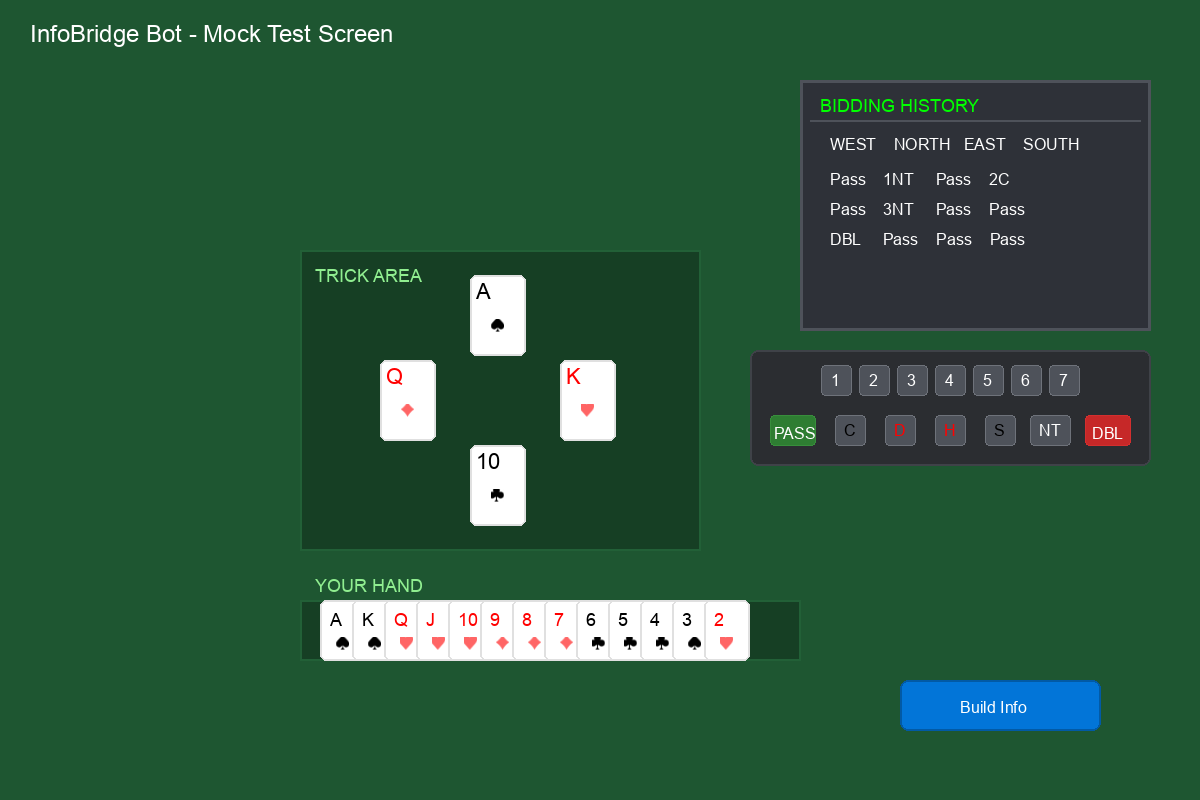
#> input picture sample_board.png, 1200 x 800 px, found by its file name
$ python verify_captured_play.py
#> lines starting #> are read from the running program, lines starting #| are printed output that depends on the picture
### main.py
#!/usr/bin/env python3
"""
Bridge Bot Main CLI Orchestrator.
Integrates calibration, capture, computer vision analysis, and mouse actions.
"""

import sys
import argparse
import time
import signal
import os
import cv2
import numpy as np
import threading
from capture import ScreenCapture
from analyzer import BridgeAnalyzer
from controller import BridgeController
from tracker import GameTracker
import pytesseract
import csv
from io import StringIO
from collections import Counter

# [11 lines left out: function images_are_similar, not called in this run]


class RegionDeltaDetector:
    """
    Tracks pixel-level changes in sub-regions of captured images.
    Only triggers re-detection when a region has changed significantly.
    """

    # [113 lines left out: functions __init__, _to_gray, region_changed, reset, not called in this run]

# Setup instant SIGINT handler to ensure prompt Control-C termination
def setup_signal_handler():
    def handle_sigint(sig, frame):
        print("\n👋 Terminating instantly...")
        os._exit(0)
    signal.signal(signal.SIGINT, handle_sigint)

setup_signal_handler()

class GameState:
    # [23 lines left out: functions __init__, update_bids, update_hand, not called in this run]

    def update_trick(self, trick_cards):
        with self.lock:
            self.trick_cards = trick_cards

    def update_dummies(self, dummy_hands):
        with self.lock:
            self.dummy_hands = dummy_hands

    def update_hint(self, hint_text):
        with self.lock:
            self.hint_text = hint_text

    # [36 lines left out: functions update_remembered_state, get_remembered_state, get_snapshot, reset, not called in this run]

class DetectionTaskQueue:
    # [33 lines left out: functions __init__, put, get, not called in this run]

    def empty(self):
        with self.lock:
            return len(self.tasks) == 0

    # [4 lines left out: function stop, not called in this run]

    def clear(self):
        with self.lock:
            self.tasks.clear()

# [1151 lines left out: functions detection_worker_loop, run_calibration, run_capture_debug, clean_rank_candidate, _nms_boxes, enforce_descending_dummy_hand and 7 more, not called in this run]

NEXT_DIR = {"N": "E", "E": "S", "S": "W", "W": "N"}

# [541 lines left out: functions format_bidding_table, run_decision_loop, main, not called in this run]

# [2 lines that do not run on import are left out]

### capture.py
#!/usr/bin/env python3
"""
Screen Capture Module for Bridge Bot.
Captures regions of the screen using mss and converts to OpenCV images.
Handles macOS Retina scaling by resizing to match logical points.
"""

import os
import json
import cv2
import numpy as np
import mss
from PIL import Image

CONFIG_FILE = "config.json"

class ScreenCapture:
    def __init__(self, config_path=CONFIG_FILE):
        self.config_path = config_path
        self.config = self.load_config()
        self.sct = mss.mss()

    def close(self):
        """Release the mss resources."""
        if hasattr(self, 'sct') and self.sct:
            try:
                self.sct.close()
            except Exception:
                pass

    def __del__(self):
        self.close()

    def load_config(self):
        if not os.path.exists(self.config_path):
            print("⚠️ config.json not found. Generating default coordinates based on screen size...")
            try:
                import pyautogui
                w, h = pyautogui.size()
            except Exception:
                # Fallback to standard 1440x900 resolution
                w, h = 1440, 900

            # Default coordinates targeting the top-right quadrant of the screen
            config = {
                "ui_roi": {
                    "x": int(w * 0.5),
                    "y": 0,
                    "width": int(w * 0.5),
                    "height": int(h * 0.6)
                },
                "bidding_hint_roi": {
                    "x": int(w * 0.55),
                    "y": int(h * 0.05),
                    "width": int(w * 0.25),
                    "height": int(h * 0.1)
                },
                "bidding_roi": {
                    "x": int(w * 0.55),
                    "y": int(h * 0.15),
                    "width": int(w * 0.25),
                    "height": int(h * 0.3)
                },
                "trick_roi": {
                    "x": int(w * 0.55),
                    "y": int(h * 0.15),
                    "width": int(w * 0.25),
                    "height": int(h * 0.3)
                },
                "player_hand_roi": {
                    "x": int(w * 0.52),
                    "y": int(h * 0.45),
                    "width": int(w * 0.35),
                    "height": int(h * 0.12)
                },
                "build_info_btn": {
                    "x": int(w * 0.85),
                    "y": int(h * 0.55)
                }
            }
            with open(self.config_path, "w") as f:
                json.dump(config, f, indent=4)
            print(f"Created default coordinate profile at {self.config_path} for screen size {w}x{h}.")

        with open(self.config_path, "r") as f:
            return json.load(f)

    # [17 lines left out: function _get_bounding_roi, not called in this run]

    def capture_game_panel(self):
        """Captures the minimal bounding rect covering all game ROIs in one shot."""
        return self.capture_region(self._get_bounding_roi())

    # [40 lines left out: functions crop_from_panel, capture_region, not called in this run]

    def capture_ui(self):
        """Captures the entire calibrated Bridge play UI."""
        return self.capture_region(self.config["ui_roi"])

    def capture_bidding(self):
        """Captures the bidding history/box region."""
        return self.capture_region(self.config["bidding_roi"])

    def capture_bidding_hint(self):
        """Captures the bidding hint text above the bidding headers."""
        return self.capture_region(self.config["bidding_hint_roi"])

    def capture_trick(self):
        """Captures the trick play area."""
        return self.capture_region(self.config["trick_roi"])

    def capture_player_hand(self):
        """Captures the player's own hand region."""
        return self.capture_region(self.config["player_hand_roi"])

    # [37 lines left out: function save_debug_images, not called in this run]

# [6 lines that do not run on import are left out]

### tracker.py
#!/usr/bin/env python3
"""
Game Tracker for Bridge Bot.
Tracks bidding history, player hands, and played tricks, and saves them to PBN/JSON files.
"""

import os
import json
import time
from datetime import datetime

class GameTracker:
    def __init__(self):
        self.bids = []  # List of (direction, bid_str)
        self.initial_hand = []  # List of card dicts: [{"rank": "A", "suit": "spade", "bbox": {...}}, ...]
        self.initial_dummy_hands = {"West": [], "North": [], "East": []}  # Remembered dummy hands
        self.completed_tricks = []  # List of dicts: {"N": card, "E": card, "S": card, "W": card}
        self.current_trick = {"N": None, "E": None, "S": None, "W": None}
        self.dealer = "N"  # Default dealer
        self.first_lead = None  # Seat that led the first trick of the play phase
        self.game_started_time = datetime.now()

    # [263 lines left out: functions update_bids, set_initial_hand, set_initial_dummy_hand, get_played_cards_for_seat, get_all_played_cards, register_trick_state and 7 more, not called in this run]

### generate_mock.py
#!/usr/bin/env python3
"""
Generate Mock Bridge Board.
Captures live screen regions and composites them into a sample_board.png,
or generates a synthetic mock if live capture fails.
"""

import os
import sys
import cv2
import numpy as np

sys.path.insert(0, os.path.dirname(__file__))

from capture import ScreenCapture
from PIL import Image, ImageDraw, ImageFont


# [51 lines left out: functions get_font, draw_card, not called in this run]


def capture_live_composite():
    """Capture live screen regions and composite into a single image."""
    try:
        cap = ScreenCapture()

        bidding_img = cap.capture_bidding()
        trick_img = cap.capture_trick()
        hand_img = cap.capture_player_hand()
        hint_img = cap.capture_bidding_hint()

        panel = cap.capture_game_panel()
        panel_pil = Image.fromarray(cv2.cvtColor(panel, cv2.COLOR_BGR2RGB))

        return panel_pil
    except Exception as e:
        print(f"Live capture failed: {e}")
        return None


# [65 lines left out: function generate_synthetic, not called in this run]


def main():
    os.makedirs("debug", exist_ok=True)
    output_path = os.path.join("debug", "sample_board.png")

    print("Attempting live screen capture...")
    live_img = capture_live_composite()

    if live_img is not None:
        live_img.save(output_path)
        print(f"Saved live capture: {os.path.abspath(output_path)}")
        print(f"Size: {live_img.size}")
    else:
        print("Live capture failed, generating synthetic mock...")
        synthetic_img = generate_synthetic()
        synthetic_img.save(output_path)
        print(f"Saved synthetic mock: {os.path.abspath(output_path)}")


# [2 lines that do not run on import are left out]

### scratch/verify_captured_play.py
#!/usr/bin/env python3
"""
End-to-End Verification Script.
Mocks ScreenCapture to return regions from sample_board.png,
then runs the decision loop in single-pass mode to verify OCR/CV, tracking, and PBN/JSON serialization.
"""

import os
import shutil
import cv2
import unittest
from unittest.mock import patch
import main
from tracker import GameTracker
from capture import ScreenCapture

def run_integration_test():
    print("====================================================")
    print("        VERIFYING INTEGRATED PLAY CAPTURE          ")
    print("====================================================")

    # 1. Ensure sample board image is generated
    print("Generating sample board screenshot...")
    import generate_mock
    generate_mock.main()
#> (the call stopped at in __init__, `self.sct = mss.mss()`: mss is not available in this run)

    img = cv2.imread(os.path.join("debug", "sample_board.png"))
#> img is the input picture: shape (800, 1200, 3); mean B, G, R 60.4, 87.4, 42.8
    if img is None:
        print("❌ Error: debug/sample_board.png not found.")
        return False

    # Mock Coordinate Map matching generate_mock.py
    mock_config = {
        "bidding_roi": {"x": 800, "y": 80, "width": 350, "height": 250},
        "trick_roi": {"x": 300, "y": 250, "width": 400, "height": 300},
        "player_hand_roi": {"x": 300, "y": 600, "width": 500, "height": 120}
    }

    # Extract mock crops
    b_roi = mock_config["bidding_roi"]
    bidding_crop = img[b_roi["y"]:b_roi["y"]+b_roi["height"], b_roi["x"]:b_roi["x"]+b_roi["width"]]
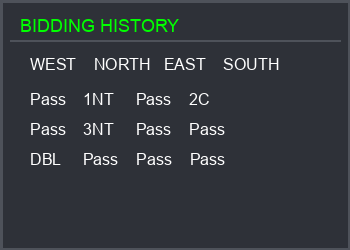
#> bidding_crop: shape (250, 350, 3); mean B, G, R 61.6, 56.9, 51.9

    t_roi = mock_config["trick_roi"]
    trick_crop = img[t_roi["y"]:t_roi["y"]+t_roi["height"], t_roi["x"]:t_roi["x"]+t_roi["width"]]
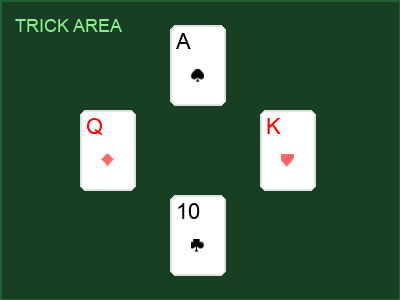
#> trick_crop: shape (300, 400, 3); mean B, G, R 67.6, 91.1, 56.3

    h_roi = mock_config["player_hand_roi"]
    hand_crop = img[h_roi["y"]:h_roi["y"]+h_roi["height"], h_roi["x"]:h_roi["x"]+h_roi["width"]]
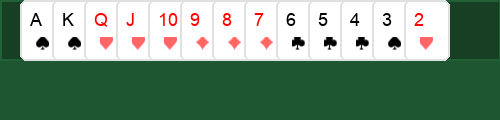
#> hand_crop: shape (120, 500, 3); mean B, G, R 129.1, 149.3, 122.1

    # 2. Patch ScreenCapture methods
    output_dir = "test_verified_plays"
    if os.path.exists(output_dir):
        shutil.rmtree(output_dir)

    print("Mocking screen capture and running decision loop...")
    with patch.object(ScreenCapture, 'capture_bidding', return_value=bidding_crop), \
         patch.object(ScreenCapture, 'capture_player_hand', return_value=hand_crop), \
         patch.object(ScreenCapture, 'capture_trick', return_value=trick_crop):

        # Run one iteration of the decision loop (once=True)
        # Bidding is active on the mock board since it has bids and no 3 passes,
        # but to test full trick play extraction let's trigger it directly.
        tracker = GameTracker()

        # Test Bidding Extraction
        cap = ScreenCapture()
        analyzer = main.BridgeAnalyzer(verbose=False)

        bids = analyzer.extract_bids(cap.capture_bidding())
        print(f"👉 Extracted Bids: {bids}")
        tracker.update_bids(bids)

        # Test Hand Extraction
        hand = analyzer.extract_hand_cards(cap.capture_player_hand())
        valid_hand = [c for c in hand if c.get("rank") is not None and c.get("suit") is not None]
        print(f"👉 Extracted Hand: {valid_hand}")
        tracker.set_initial_hand(valid_hand)

        # Test Trick Area Extraction
        tricks = analyzer.extract_multiple_cards(cap.capture_trick())
        print(f"👉 Extracted Trick Cards: {tricks}")
        tracker.register_trick_state(tricks, trick_crop.shape[1], trick_crop.shape[0])

        # Force finalize trick and save
        tracker.finalize_current_trick()
        pbn_path, json_path = tracker.save_to_files(output_dir)

        if pbn_path and os.path.exists(pbn_path):
            print(f"✅ Success! PBN file generated: {pbn_path}")
            with open(pbn_path, "r") as f:
                print("\n--- GENERATED PBN FILE CONTENT ---")
                print(f.read())
        else:
            print("❌ Failure: PBN file was not generated.")
            return False

        if json_path and os.path.exists(json_path):
            print(f"✅ Success! JSON file generated: {json_path}")
            with open(json_path, "r") as f:
                print("\n--- GENERATED JSON FILE CONTENT ---")
                print(f.read())
        else:
            print("❌ Failure: JSON file was not generated.")
            return False

    print("====================================================")
    print("        END-TO-END VERIFICATION COMPLETE            ")
    print("====================================================")
    return True

if __name__ == "__main__":
    run_integration_test()
#> (the call stopped at in __init__, `self.sct = mss.mss()`: mss is not available in this run)
